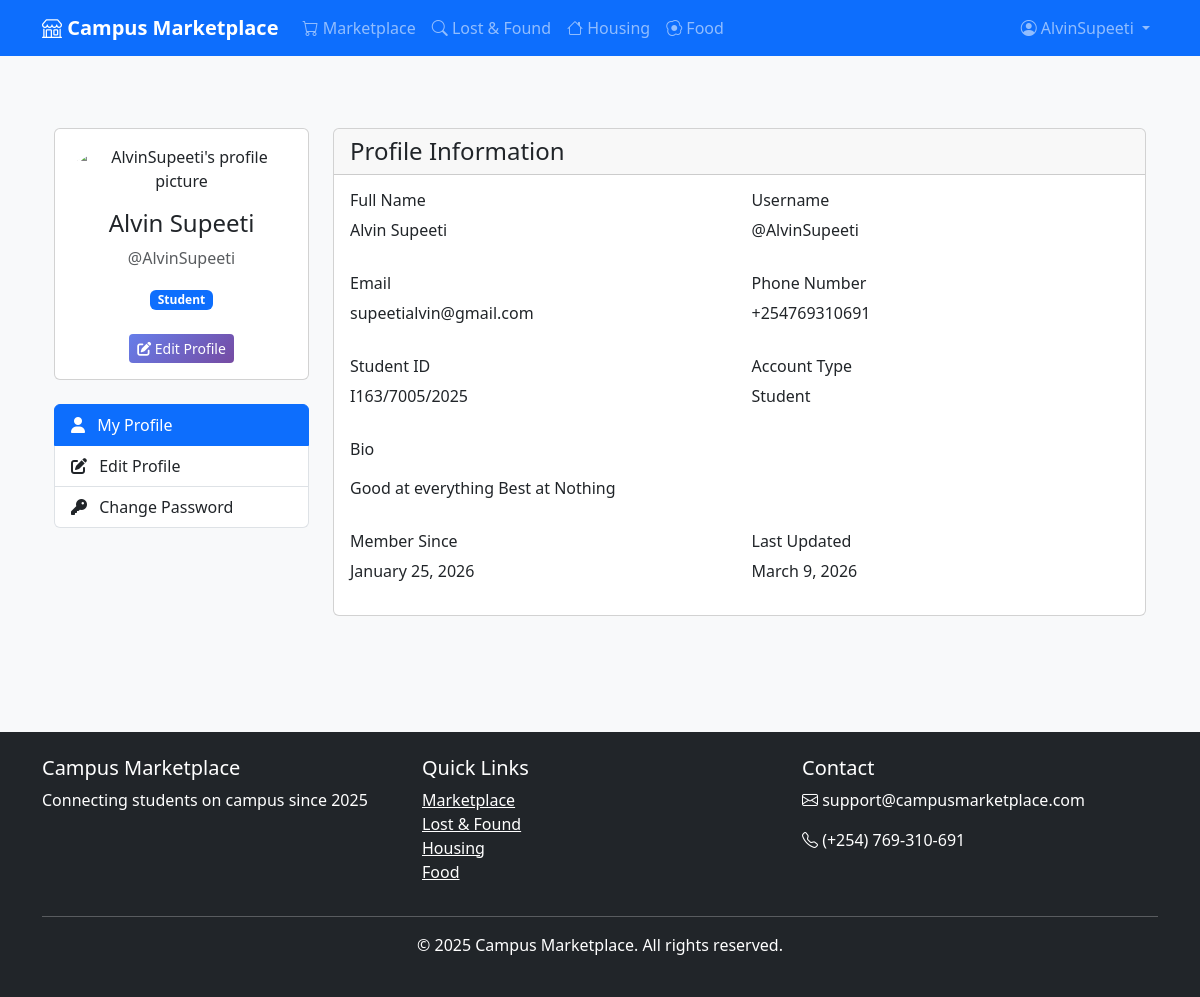
Page /accounts/profile/ (signed in) on the committed database.
### accounts/models.py (models this page shows, shortened)
class CustomUser(AbstractUser):
    USER_TYPE_CHOICES = (
        ('student', 'Student'),
        ('vendor', 'Vendor'),
        ('staff', 'Staff'),
    )
    user_type = models.CharField(max_length=10, choices=USER_TYPE_CHOICES, default='student')
    student_id = models.CharField(max_length=20, blank=True, null=True)
    phone_number = models.CharField(max_length=15, blank=True, null=True)
    profile_picture = CloudinaryField('profile_pictures', blank=True, null=True)
    email_verified = models.BooleanField(default=False)
    created_at = models.DateTimeField(auto_now_add=True)
    bio = models.TextField(blank=True, null=True)
    updated_at = models.DateTimeField(auto_now=True)
    @property
    def full_name(self):
        if self.first_name and self.last_name:
            return f"{self.first_name} {self.last_name}"
        return self.username

### accounts/views.py (the view, shortened to what this page needs)
# urls.py: path('profile/', views.profile_view, name='profile'),
@login_required
def profile_view(request):
    user = request.user
    context = {
        'user': user,
        'active_tab': 'profile'
    }
    return render(request, 'accounts/profile.html', context)

### templates/accounts/profile.html (shortened to what this page needs)
{% extends 'base.html' %}
{% load crispy_forms_tags %}
{% block content %}
<div class="container py-5">
    <div class="row">
        <div class="col-md-3">
            <div class="card mb-4">
                <div class="card-body text-center">
                    {% if user.profile_picture %}
                        <img src="{{ user.profile_picture.url }}"
                             alt="{{ user.username }}'s profile picture"
                             class="img-fluid rounded-circle mb-3"
                             style="width: 150px; height: 150px; object-fit: cover;">
                    {% else %}
                        <div class="rounded-circle bg-secondary d-flex align-items-center justify-content-center mb-3 mx-auto"
                             style="width: 150px; height: 150px;">
                            <i class="fas fa-user fa-4x text-light"></i>
                        </div>
                    {% endif %}
                    <h4>{{ user.full_name }}</h4>
                    <p class="text-muted">@{{ user.username }}</p>
                    <span class="badge bg-primary">{{ user.get_user_type_display }}</span>
                    <div class="mt-4">
                        <a href="{% url 'accounts:profile_edit' %}" class="btn btn-primary btn-sm">
                            <i class="fas fa-edit"></i> Edit Profile
                        </a>
                    </div>
                </div>
            </div>
            <div class="list-group">
                <a href="{% url 'accounts:profile' %}"
                   class="list-group-item list-group-item-action {% if active_tab == 'profile' %}active{% endif %}">
                    <i class="fas fa-user me-2"></i> My Profile
                </a>
                <a href="{% url 'accounts:profile_edit' %}"
                   class="list-group-item list-group-item-action {% if active_tab == 'edit_profile' %}active{% endif %}">
                    <i class="fas fa-edit me-2"></i> Edit Profile
                </a>
                <a href="{% url 'accounts:change_password' %}"
                   class="list-group-item list-group-item-action {% if active_tab == 'change_password' %}active{% endif %}">
                    <i class="fas fa-key me-2"></i> Change Password
                </a>
            </div>
        </div>
        <div class="col-md-9">
            <div class="card">
                <div class="card-header">
                    <h4 class="mb-0">Profile Information</h4>
                </div>
                <div class="card-body">
                    <div class="row mb-3">
                        <div class="col-md-6">
                            <h6>Full Name</h6>
                            <p>{{ user.first_name }} {{ user.last_name|default:"" }}</p>
                        </div>
                        <div class="col-md-6">
                            <h6>Username</h6>
                            <p>@{{ user.username }}</p>
                        </div>
                    </div>
                    <div class="row mb-3">
                        <div class="col-md-6">
                            <h6>Email</h6>
                            <p>{{ user.email }}</p>
                        </div>
                        <div class="col-md-6">
                            <h6>Phone Number</h6>
                            <p>{{ user.phone_number|default:"Not provided" }}</p>
                        </div>
                    </div>
                    <div class="row mb-3">
                        <div class="col-md-6">
                            <h6>Student ID</h6>
                            <p>{{ user.student_id|default:"Not provided" }}</p>
                        </div>
                        <div class="col-md-6">
                            <h6>Account Type</h6>
                            <p>{{ user.get_user_type_display }}</p>
                        </div>
                    </div>
                    {% if user.bio %}
                    <div class="row mb-3">
                        <div class="col-12">
                            <h6>Bio</h6>
                            <p>{{ user.bio|linebreaks }}</p>
                        </div>
                    </div>
                    {% endif %}
                    <div class="row">
                        <div class="col-md-6">
                            <h6>Member Since</h6>
                            <p>{{ user.date_joined|date:"F j, Y" }}</p>
                        </div>
                        <div class="col-md-6">
                            <h6>Last Updated</h6>
                            <p>{{ user.updated_at|date:"F j, Y" }}</p>
                        </div>
                    </div>
                </div>
            </div>
        </div>
    </div>
</div>
{% endblock %}

### templates/base.html (shortened to what this page needs)
<!DOCTYPE html>
<html lang="en">
  <head>
    <link
      href="https://cdn.jsdelivr.net/npm/bootstrap@5.3.0/dist/css/bootstrap.min.css"
      rel="stylesheet"
    />
    <link
      rel="stylesheet"
      href="https://cdnjs.cloudflare.com/ajax/libs/font-awesome/6.4.0/css/all.min.css"
    />
    <link
      rel="stylesheet"
      href="https://cdn.jsdelivr.net/npm/bootstrap-icons@1.10.0/font/bootstrap-icons.css"
    />
    <link
      rel="stylesheet"
      href="https://cdnjs.cloudflare.com/ajax/libs/font-awesome/6.4.0/css/all.min.css"
    />
  </head>
  <body>
    <nav class="navbar navbar-expand-lg navbar-dark bg-primary fixed-top">
      <div class="container">
        <a class="navbar-brand" href="{% url 'home' %}">
          <i class="bi bi-shop"></i> Campus Marketplace
        </a>
        <div class="collapse navbar-collapse" id="navbarNav">
          <ul class="navbar-nav me-auto">
            {% if user.is_authenticated %}
            <li class="nav-item">
              <a class="nav-link" href="{% url 'marketplace:home' %}">
                <i class="bi bi-cart"></i> Marketplace
              </a>
            </li>
            <li class="nav-item">
              <a class="nav-link" href="{% url 'lostfound:home' %}">
                <i class="bi bi-search"></i> Lost & Found
              </a>
            </li>
            <li class="nav-item">
              <a class="nav-link" href="{% url 'housing:home' %}">
                <i class="bi bi-house"></i> Housing
              </a>
            </li>
            <li class="nav-item">
              <a class="nav-link" href="{% url 'food:home' %}">
                <i class="bi bi-egg-fried"></i> Food
              </a>
            </li>
          </ul>
          <ul class="navbar-nav">
            <li class="nav-item dropdown">
              <a
                class="nav-link dropdown-toggle"
                href="#"
                role="button"
                data-bs-toggle="dropdown"
              >
                <i class="bi bi-person-circle"></i> {{ user.username }}
              </a>
            </li>
            {% endif %}
          </ul>
        </div>
      </div>
    </nav>
    <main class="container my-4">{% block content %}{% endblock %}</main>
    <footer class="bg-dark text-white py-4 mt-5">
      <div class="container">
        <div class="row">
          <div class="col-md-4">
            <h5>Campus Marketplace</h5>
            <p>Connecting students on campus since 2025</p>
          </div>
          <div class="col-md-4">
            <h5>Quick Links</h5>
            <ul class="list-unstyled">
              <li>
                <a href="{% url 'marketplace:home' %}" class="text-white"
                  >Marketplace</a
                >
              </li>
              <li>
                <a href="{% url 'lostfound:home' %}" class="text-white"
                  >Lost & Found</a
                >
              </li>
              <li>
                <a href="{% url 'housing:home' %}" class="text-white"
                  >Housing</a
                >
              </li>
              <li>
                <a href="{% url 'food:home' %}" class="text-white">Food</a>
              </li>
            </ul>
          </div>
          <div class="col-md-4">
            <h5>Contact</h5>
            <p><i class="bi bi-envelope"></i> support@campusmarketplace.com</p>
            <p><i class="bi bi-telephone"></i> (+254) 769-310-691</p>
          </div>
        </div>
        <hr class="bg-light" />
        <div class="text-center">
          <p>&copy; 2025 Campus Marketplace. All rights reserved.</p>
        </div>
      </div>
    </footer>
  </body>
</html>

### templates/base.html (style rules this page uses)
body { padding-top: 56px; background-color: #f8f9fa; }
.navbar-brand { font-weight: bold; }
.card { transition: transform 0.3s; margin-bottom: 20px; }
.btn-primary { background: linear-gradient(135deg, #667eea 0%, #764ba2 100%); border: none; }

### rows in the picture
CustomUser: username "AlvinSupeeti", full_name "Alvin Supeeti", user_type "Student", first_name "Alvin", last_name "Supeeti", email "supeetialvin@gmail.com", phone_number "+254769310691", student_id "I163/7005/2025", bio "Good at everything Best at Nothing", date_joined "January 25, 2026", updated_at "March 9, 2026"
